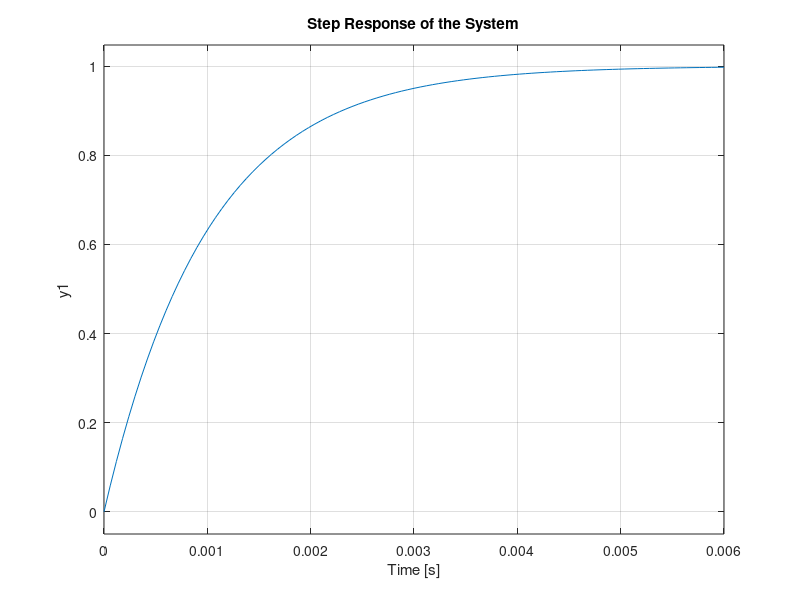

The MATLAB script that drew this image: (Note: this script raises an error after producing the figure.)
% Definition of the system parameters
% Gain 
K = 1;
R = 10e3; % Resistance value
C = 1e-7; % Capacitance value
% Time Constant calculation
T = R*C;
% Transfer function numerator and denominator coefficients
num =  [0 K]; % Coefficients of the numerator of the transfer function
den = [T 1]; % Coefficients of the denominator of the transfer function
% Creating the transfer function G(s)
G = tf(num, den);
% Time vector for simulation
t = 0:0.01:10; % Time from 0 to 10 with step size 0.01
% Input signal (step)
u_step = ones(size(t)); % Step input signal
% Simulating the response of the system to the step input
[y_step, t_step] = lsim(G, u_step, t);
% Plotting the response of the system to the step input
subplot(2, 1, 1); % Creating subplot for the response
plot(t_step, y_step);
xlabel('Time'); % Label for x-axis
ylabel('Output'); % Label for y-axis
title('System Response to Step Input'); % Title for the plot
% Plotting the step response of the system
subplot(2, 1, 2); % Creating subplot for the step response
step(G);
title('Step Response of the System'); % Title for the plot
% Additional: Displaying step response information
stepinfo(G)
